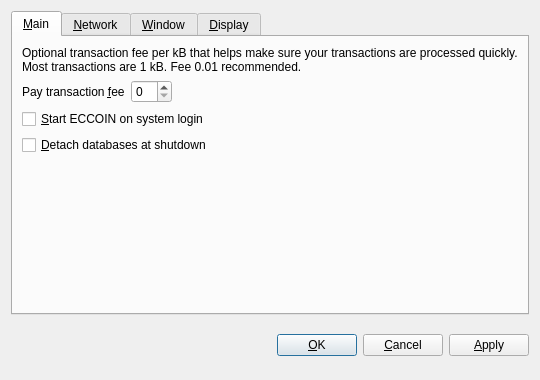
<?xml version="1.0" encoding="UTF-8"?>
<ui version="4.0">
 <class>OptionsDialog</class>
 <widget class="QDialog" name="OptionsDialog">
  <property name="geometry">
   <rect>
    <x>0</x>
    <y>0</y>
    <width>540</width>
    <height>380</height>
   </rect>
  </property>
  <property name="windowTitle">
   <string>Options</string>
  </property>
  <property name="modal">
   <bool>true</bool>
  </property>
  <layout class="QVBoxLayout" name="verticalLayout">
   <item>
    <widget class="QTabWidget" name="tabWidget">
     <property name="tabPosition">
      <enum>QTabWidget::North</enum>
     </property>
     <property name="currentIndex">
      <number>0</number>
     </property>
     <widget class="QWidget" name="tabMain">
      <attribute name="title">
       <string>&amp;Main</string>
      </attribute>
      <layout class="QVBoxLayout" name="verticalLayout_Main">
       <item>
        <widget class="QLabel" name="transactionFeeInfoLabel">
         <property name="text">
          <string>Optional transaction fee per kB that helps make sure your transactions are processed quickly. Most transactions are 1 kB. Fee 0.01 recommended.</string>
         </property>
         <property name="textFormat">
          <enum>Qt::PlainText</enum>
         </property>
         <property name="wordWrap">
          <bool>true</bool>
         </property>
        </widget>
       </item>
       <item>
        <layout class="QHBoxLayout" name="horizontalLayout_Main">
         <item>
          <widget class="QLabel" name="transactionFeeLabel">
           <property name="text">
            <string>Pay transaction &amp;fee</string>
           </property>
           <property name="textFormat">
            <enum>Qt::PlainText</enum>
           </property>
           <property name="buddy">
            <cstring>transactionFee</cstring>
           </property>
          </widget>
         </item>
         <item>
          <widget class="BitcoinAmountField" name="transactionFee"/>
         </item>
         <item>
          <spacer name="horizontalSpacer_Main">
           <property name="orientation">
            <enum>Qt::Horizontal</enum>
           </property>
           <property name="sizeHint" stdset="0">
            <size>
             <width>40</width>
             <height>20</height>
            </size>
           </property>
          </spacer>
         </item>
        </layout>
       </item>
       <item>
        <widget class="QCheckBox" name="bitcoinAtStartup">
         <property name="toolTip">
          <string>Automatically start ECCOIN after logging in to the system.</string>
         </property>
         <property name="text">
          <string>&amp;Start ECCOIN on system login</string>
         </property>
        </widget>
       </item>
       <item>
        <widget class="QCheckBox" name="detachDatabases">
         <property name="toolTip">
          <string>Detach block and address databases at shutdown. This means they can be moved to another data directory, but it slows down shutdown. The wallet is always detached.</string>
         </property>
         <property name="text">
          <string>&amp;Detach databases at shutdown</string>
         </property>
        </widget>
       </item>
       <item>
        <spacer name="verticalSpacer_Main">
         <property name="orientation">
          <enum>Qt::Vertical</enum>
         </property>
         <property name="sizeHint" stdset="0">
          <size>
           <width>20</width>
           <height>40</height>
          </size>
         </property>
        </spacer>
       </item>
      </layout>
     </widget>
     <widget class="QWidget" name="tabNetwork">
      <attribute name="title">
       <string>&amp;Network</string>
      </attribute>
      <layout class="QVBoxLayout" name="verticalLayout_Network">
       <item>
        <widget class="QCheckBox" name="mapPortUpnp">
         <property name="toolTip">
          <string>Automatically open the ECCOIN client port on the router. This only works when your router supports UPnP and it is enabled.</string>
         </property>
         <property name="text">
          <string>Map port using &amp;UPnP</string>
         </property>
        </widget>
       </item>
       <item>
        <widget class="QCheckBox" name="connectSocks">
         <property name="toolTip">
          <string>Connect to the ECCOIN network through a SOCKS proxy (e.g. when connecting through Tor).</string>
         </property>
         <property name="text">
          <string>&amp;Connect through SOCKS proxy:</string>
         </property>
        </widget>
       </item>
       <item>
        <layout class="QHBoxLayout" name="horizontalLayout_Network">
         <item>
          <widget class="QLabel" name="proxyIpLabel">
           <property name="text">
            <string>Proxy &amp;IP:</string>
           </property>
           <property name="textFormat">
            <enum>Qt::PlainText</enum>
           </property>
           <property name="buddy">
            <cstring>proxyIp</cstring>
           </property>
          </widget>
         </item>
         <item>
          <widget class="QValidatedLineEdit" name="proxyIp">
           <property name="maximumSize">
            <size>
             <width>140</width>
             <height>16777215</height>
            </size>
           </property>
           <property name="toolTip">
            <string>IP address of the proxy (e.g. 127.0.0.1)</string>
           </property>
          </widget>
         </item>
         <item>
          <widget class="QLabel" name="proxyPortLabel">
           <property name="text">
            <string>&amp;Port:</string>
           </property>
           <property name="textFormat">
            <enum>Qt::PlainText</enum>
           </property>
           <property name="buddy">
            <cstring>proxyPort</cstring>
           </property>
          </widget>
         </item>
         <item>
          <widget class="QLineEdit" name="proxyPort">
           <property name="maximumSize">
            <size>
             <width>55</width>
             <height>16777215</height>
            </size>
           </property>
           <property name="toolTip">
            <string>Port of the proxy (e.g. 9050)</string>
           </property>
          </widget>
         </item>
         <item>
          <widget class="QLabel" name="socksVersionLabel">
           <property name="text">
            <string>SOCKS &amp;Version:</string>
           </property>
           <property name="textFormat">
            <enum>Qt::PlainText</enum>
           </property>
           <property name="buddy">
            <cstring>socksVersion</cstring>
           </property>
          </widget>
         </item>
         <item>
          <widget class="QValueComboBox" name="socksVersion">
           <property name="toolTip">
            <string>SOCKS version of the proxy (e.g. 5)</string>
           </property>
          </widget>
         </item>
         <item>
          <spacer name="horizontalSpacer_Network">
           <property name="orientation">
            <enum>Qt::Horizontal</enum>
           </property>
           <property name="sizeHint" stdset="0">
            <size>
             <width>40</width>
             <height>20</height>
            </size>
           </property>
          </spacer>
         </item>
        </layout>
       </item>
       <item>
        <spacer name="verticalSpacer_Network">
         <property name="orientation">
          <enum>Qt::Vertical</enum>
         </property>
         <property name="sizeHint" stdset="0">
          <size>
           <width>20</width>
           <height>40</height>
          </size>
         </property>
        </spacer>
       </item>
      </layout>
     </widget>
     <widget class="QWidget" name="tabWindow">
      <attribute name="title">
       <string>&amp;Window</string>
      </attribute>
      <layout class="QVBoxLayout" name="verticalLayout_Window">
       <item>
        <widget class="QCheckBox" name="minimizeToTray">
         <property name="toolTip">
          <string>Show only a tray icon after minimizing the window.</string>
         </property>
         <property name="text">
          <string>&amp;Minimize to the tray instead of the taskbar</string>
         </property>
        </widget>
       </item>
       <item>
        <widget class="QCheckBox" name="minimizeOnClose">
         <property name="toolTip">
          <string>Minimize instead of exit the application when the window is closed. When this option is enabled, the application will be closed only after selecting Quit in the menu.</string>
         </property>
         <property name="text">
          <string>M&amp;inimize on close</string>
         </property>
        </widget>
       </item>
       <item>
        <spacer name="verticalSpacer_Window">
         <property name="orientation">
          <enum>Qt::Vertical</enum>
         </property>
         <property name="sizeHint" stdset="0">
          <size>
           <width>20</width>
           <height>40</height>
          </size>
         </property>
        </spacer>
       </item>
      </layout>
     </widget>
     <widget class="QWidget" name="tabDisplay">
      <attribute name="title">
       <string>&amp;Display</string>
      </attribute>
      <layout class="QVBoxLayout" name="verticalLayout_Display">
       <item>
        <layout class="QHBoxLayout" name="horizontalLayout_1_Display">
         <item>
          <widget class="QLabel" name="langLabel">
           <property name="text">
            <string>User Interface &amp;language:</string>
           </property>
           <property name="textFormat">
            <enum>Qt::PlainText</enum>
           </property>
           <property name="buddy">
            <cstring>lang</cstring>
           </property>
          </widget>
         </item>
         <item>
          <widget class="QValueComboBox" name="lang">
           <property name="toolTip">
            <string>The user interface language can be set here. This setting will take effect after restarting ECCOIN.</string>
           </property>
          </widget>
         </item>
        </layout>
       </item>
       <item>
        <layout class="QHBoxLayout" name="horizontalLayout_2_Display">
         <item>
          <widget class="QLabel" name="unitLabel">
           <property name="text">
            <string>&amp;Unit to show amounts in:</string>
           </property>
           <property name="textFormat">
            <enum>Qt::PlainText</enum>
           </property>
           <property name="buddy">
            <cstring>unit</cstring>
           </property>
          </widget>
         </item>
         <item>
          <widget class="QValueComboBox" name="unit">
           <property name="toolTip">
            <string>Choose the default subdivision unit to show in the interface and when sending coins.</string>
           </property>
          </widget>
         </item>
        </layout>
       </item>
       <item>
        <widget class="QCheckBox" name="displayAddresses">
         <property name="toolTip">
          <string>Whether to show ECCOIN addresses in the transaction list.</string>
         </property>
         <property name="text">
          <string>&amp;Display addresses in transaction list</string>
         </property>
        </widget>
       </item>
       <item>
        <widget class="QCheckBox" name="coinControlFeatures">
         <property name="toolTip">
          <string>Whether to show coin control features or not.</string>
         </property>
         <property name="text">
          <string>Display coin &amp;control features (experts only!)</string>
         </property>
        </widget>
       </item>
       <item>
        <spacer name="verticalSpacer_Display">
         <property name="orientation">
          <enum>Qt::Vertical</enum>
         </property>
         <property name="sizeHint" stdset="0">
          <size>
           <width>20</width>
           <height>40</height>
          </size>
         </property>
        </spacer>
       </item>
      </layout>
     </widget>
    </widget>
   </item>
   <item>
    <layout class="QHBoxLayout" name="horizontalLayout_Buttons">
     <item>
      <spacer name="horizontalSpacer_1">
       <property name="orientation">
        <enum>Qt::Horizontal</enum>
       </property>
       <property name="sizeHint" stdset="0">
        <size>
         <width>40</width>
         <height>48</height>
        </size>
       </property>
      </spacer>
     </item>
     <item>
      <widget class="QLabel" name="statusLabel">
       <property name="font">
        <font>
         <weight>75</weight>
         <bold>true</bold>
        </font>
       </property>
       <property name="text">
        <string/>
       </property>
       <property name="textFormat">
        <enum>Qt::PlainText</enum>
       </property>
       <property name="wordWrap">
        <bool>true</bool>
       </property>
      </widget>
     </item>
     <item>
      <spacer name="horizontalSpacer_2">
       <property name="orientation">
        <enum>Qt::Horizontal</enum>
       </property>
       <property name="sizeHint" stdset="0">
        <size>
         <width>40</width>
         <height>48</height>
        </size>
       </property>
      </spacer>
     </item>
     <item>
      <widget class="QPushButton" name="okButton">
       <property name="text">
        <string>&amp;OK</string>
       </property>
      </widget>
     </item>
     <item>
      <widget class="QPushButton" name="cancelButton">
       <property name="text">
        <string>&amp;Cancel</string>
       </property>
       <property name="autoDefault">
        <bool>false</bool>
       </property>
      </widget>
     </item>
     <item>
      <widget class="QPushButton" name="applyButton">
       <property name="text">
        <string>&amp;Apply</string>
       </property>
       <property name="autoDefault">
        <bool>false</bool>
       </property>
      </widget>
     </item>
    </layout>
   </item>
  </layout>
 </widget>
 <customwidgets>
  <customwidget>
   <class>BitcoinAmountField</class>
   <extends>QSpinBox</extends>
   <header>bitcoinamountfield.h</header>
  </customwidget>
  <customwidget>
   <class>QValueComboBox</class>
   <extends>QComboBox</extends>
   <header>qvaluecombobox.h</header>
  </customwidget>
  <customwidget>
   <class>QValidatedLineEdit</class>
   <extends>QLineEdit</extends>
   <header>qvalidatedlineedit.h</header>
  </customwidget>
 </customwidgets>
 <resources/>
 <connections/>
</ui>
